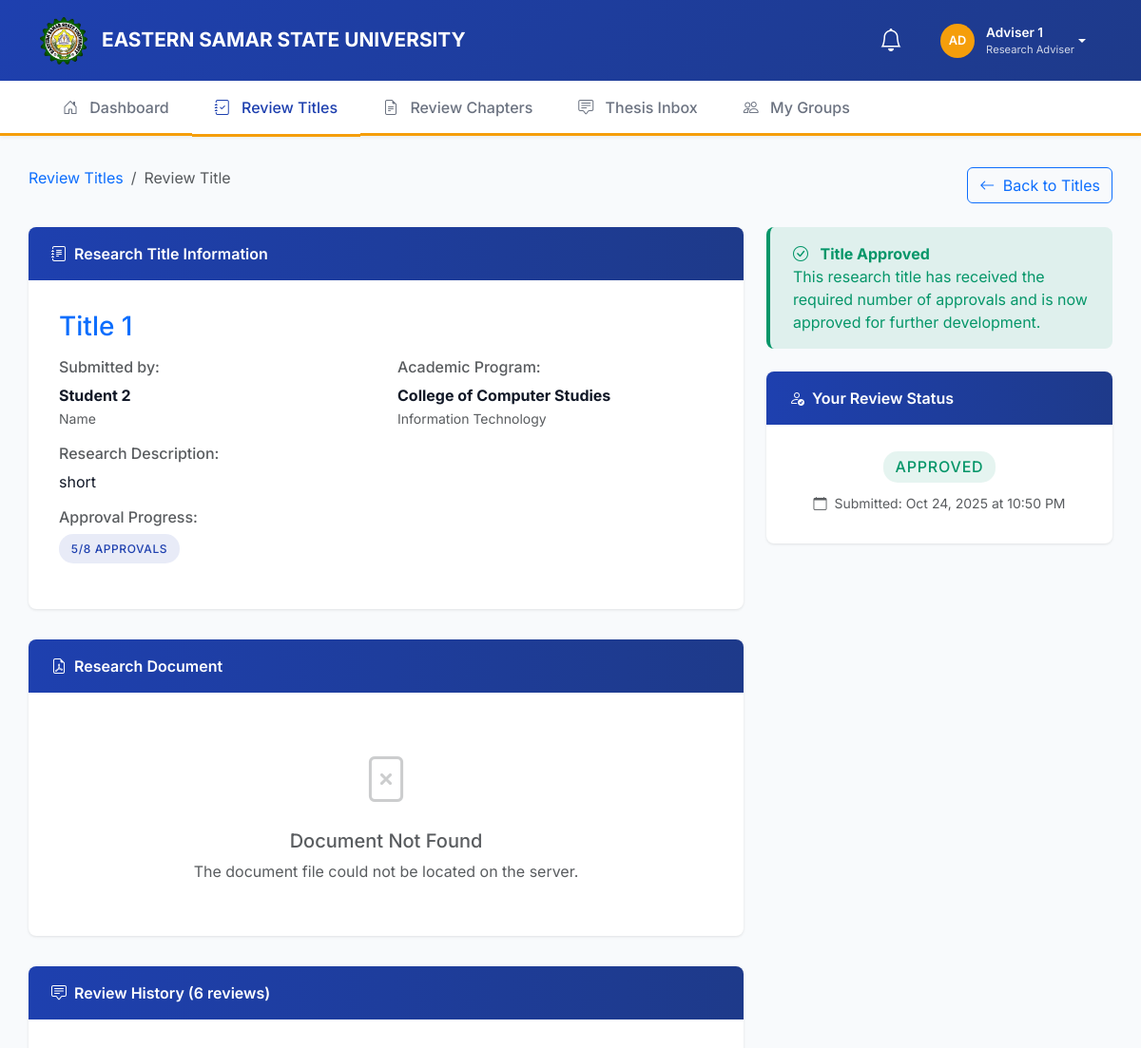
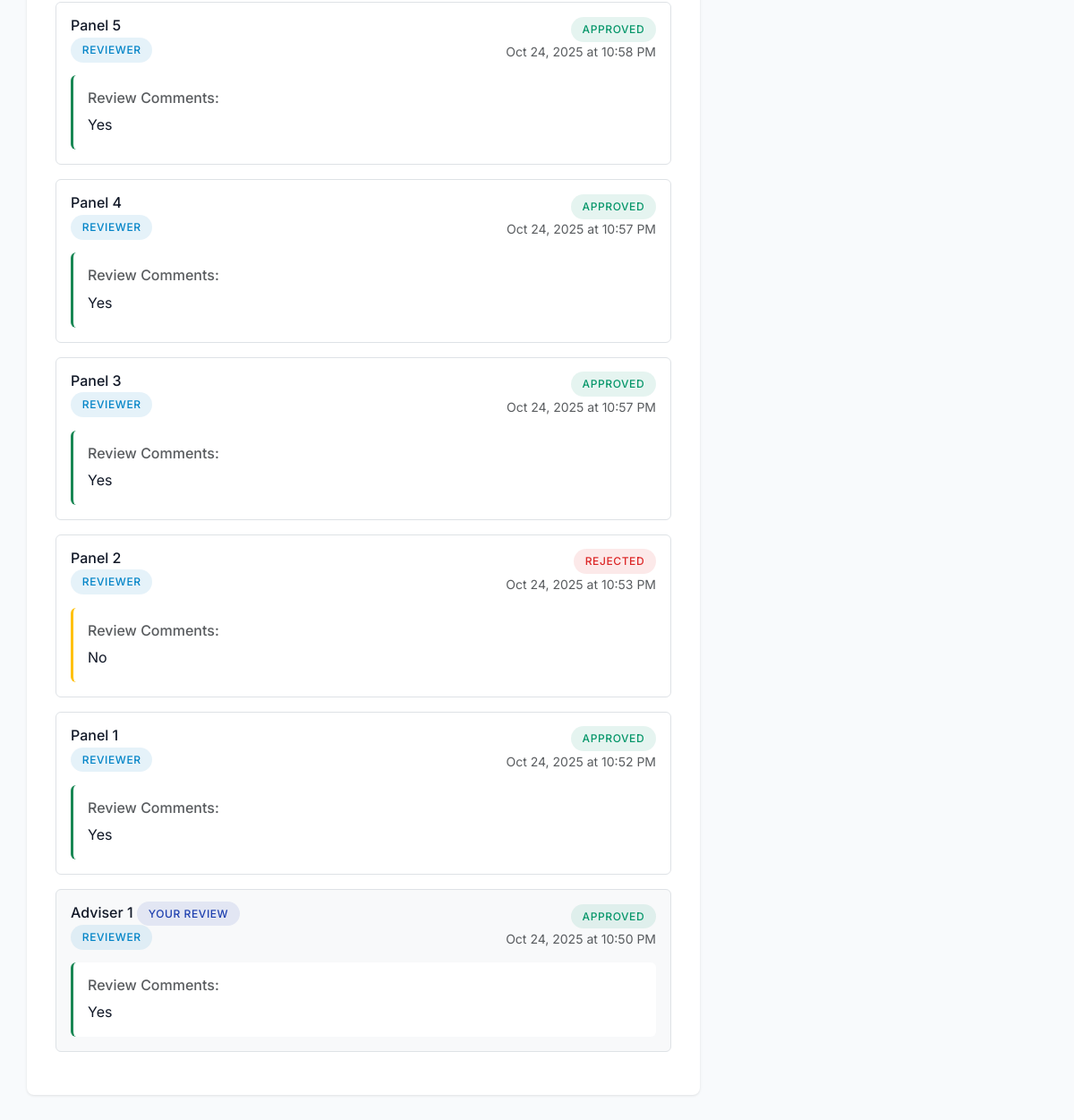
The page /panel/review_title.php?id=27 (signed in) on the database its author committed (2 pictures, top to bottom).
### tables this page shows
CREATE TABLE `submissions` (
  `submission_id` int(11) NOT NULL,
  `group_id` int(11) NOT NULL,
  `submission_type` enum('title','chapter') NOT NULL,
  `title` varchar(200) NOT NULL,
  `description` text DEFAULT NULL,
  `chapter_number` int(11) DEFAULT NULL,
  `document_path` varchar(255) DEFAULT NULL,
  `status` enum('pending','approved','rejected') DEFAULT 'pending',
  `submission_date` timestamp NOT NULL DEFAULT current_timestamp(),
  `created_at` timestamp NOT NULL DEFAULT current_timestamp(),
  `approval_date` datetime DEFAULT NULL,
  `revision_number` int(11) DEFAULT 1,
  `parent_submission_id` int(11) DEFAULT NULL,
  `required_approvals` int(11) DEFAULT 3
);

CREATE TABLE `research_groups` (
  `group_id` int(11) NOT NULL,
  `group_name` varchar(80) NOT NULL,
  `lead_student_id` int(11) DEFAULT NULL,
  `adviser_id` int(11) DEFAULT NULL,
  `college` varchar(80) NOT NULL,
  `program` varchar(50) NOT NULL,
  `year_level` varchar(15) NOT NULL,
  `created_at` timestamp NOT NULL DEFAULT current_timestamp()
);

CREATE TABLE `reviews` (
  `review_id` int(11) NOT NULL,
  `submission_id` int(11) NOT NULL,
  `reviewer_id` int(11) NOT NULL,
  `comments` text DEFAULT NULL,
  `decision` enum('approve','reject','needs_revision') NOT NULL,
  `review_date` timestamp NOT NULL DEFAULT current_timestamp(),
  `created_at` timestamp NOT NULL DEFAULT current_timestamp(),
  `review_type` enum('title','chapter') NOT NULL DEFAULT 'title'
);

### panel/review_title.php (the view, shortened to what the rows shown need)
<?php
require_once '../config/database.php';
require_once '../includes/submission_functions.php';
$user_id = $_SESSION['user_id'];
$submission_id = isset($_GET['id']) ? intval($_GET['id']) : 0;
try {
    $submission = get_submission_by_id($conn, $submission_id);
    $stmt = $conn->prepare("SELECT adviser_id FROM research_groups WHERE group_id = ?");
    $stmt->execute([$submission['group_id']]);
    $group_info = $stmt->fetch(PDO::FETCH_ASSOC);
    $submission['adviser_id'] = $group_info ? $group_info['adviser_id'] : null;
} catch (Exception $e) {
    header("Location: review_titles.php?error=database_error");
    exit();
}
$user_review = null;
$approvals = 0;
$reviews = [];
try {
    $stmt = $conn->prepare("SELECT * FROM reviews WHERE submission_id = ? AND reviewer_id = ?");
    $stmt->execute([$submission_id, $user_id]);
    $user_review = $stmt->fetch(PDO::FETCH_ASSOC);
    $stmt = $conn->prepare("SELECT COUNT(*) as count FROM reviews WHERE submission_id = ? AND decision = 'approve'");
    $stmt->execute([$submission_id]);
    $result = $stmt->fetch(PDO::FETCH_ASSOC);
    $approvals = $result ? intval($result['count']) : 0;
    $reviews = get_submission_reviews($conn, $submission_id);
} catch (Exception $e) {
    $user_review = null;
    $approvals = 0;
    $reviews = [];
}
?>
<!DOCTYPE html>
<html lang="en">
<head>
    <link href="https://cdn.jsdelivr.net/npm/bootstrap@5.3.0/dist/css/bootstrap.min.css" rel="stylesheet">
    <link rel="stylesheet" href="https://cdn.jsdelivr.net/npm/bootstrap-icons@1.11.0/font/bootstrap-icons.css">
</head>
<body>
    <div class="container main-content">
        <div class="row g-4">
            <div class="col-lg-8">
                <div class="academic-card">
                    <div class="card-body-academic">
                        <h3 class="text-primary mb-3"><?php echo htmlspecialchars($submission['title']); ?></h3>
                        <div class="row mb-3">
                            <div class="col-md-6">
                                <h6 class="text-muted mb-2">Submitted by:</h6>
                                <p class="mb-0"><strong><?php echo htmlspecialchars($submission['submitter_name']); ?></strong></p>
                                <small class="text-muted"><?php echo htmlspecialchars($submission['group_name']); ?></small>
                            </div>
                            <div class="col-md-6">
                                <h6 class="text-muted mb-2">Academic Program:</h6>
                                <p class="mb-0"><strong><?php echo htmlspecialchars($submission['college']); ?></strong></p>
                                <small class="text-muted"><?php echo htmlspecialchars($submission['program']); ?></small>
                            </div>
                        </div>
                        <?php if ($submission['description']): ?>
                        <div class="mb-3">
                            <h6 class="text-muted mb-2">Research Description:</h6>
                            <p class="text-justify"><?php echo nl2br(htmlspecialchars($submission['description'])); ?></p>
                        </div>
                        <?php endif; ?>
                        <div class="mb-3">
                            <h6 class="text-muted mb-2">Approval Progress:</h6>
                            <div class="d-flex align-items-center">
                                <span class="academic-badge <?php echo ($approvals >= ($submission['required_approvals'] ?? 3)) ? 'success' : 'primary'; ?>">
                                    <?php echo $approvals; ?>/<?php echo $submission['required_approvals'] ?? 3; ?> Approvals
                                </span>
                            </div>
                        </div>
                    </div>
                </div>
                <div class="academic-card">
                    <div class="card-body-academic">
                        <?php if (count($reviews) > 0): ?>
                            <?php foreach ($reviews as $review): ?>
                                <div class="border rounded p-3 mb-3 <?php echo $review['reviewer_id'] == $user_id ? 'bg-light' : ''; ?>">
                                    <div class="d-flex justify-content-between align-items-start mb-3">
                                        <div>
                                            <h6 class="mb-1">
                                                <?php echo htmlspecialchars($review['reviewer_name']); ?>
                                                <?php if ($review['reviewer_id'] == $user_id): ?>
                                                    <span class="academic-badge primary">Your Review</span>
                                                <?php endif; ?>
                                            </h6>
                                            <span class="academic-badge info">
                                                Reviewer
                                            </span>
                                        </div>
                                        <div class="text-end">
                                            <span class="academic-badge <?php echo $review['decision'] == 'approve' ? 'success' : 'danger'; ?>">
                                                <?php echo $review['decision'] == 'approve' ? 'Approved' : 'Rejected'; ?>
                                            </span>
                                            <div class="small text-muted mt-1">
                                                <?php echo date('M d, Y \a\t h:i A', strtotime($review['review_date'])); ?>
                                            </div>
                                        </div>
                                    </div>
                                    <div class="bg-white p-3 rounded border-start border-3 border-<?php echo $review['decision'] == 'approve' ? 'success' : 'warning'; ?>">
                                        <h6 class="text-muted mb-2">Review Comments:</h6>
                                        <p class="mb-0 text-justify"><?php echo nl2br(htmlspecialchars($review['comments'])); ?></p>
                                    </div>
                                </div>
                            <?php endforeach; ?>
                        <?php endif; ?>
                    </div>
                </div>
            </div>
            <div class="col-lg-4">
                <?php if ($user_review): ?>
                <div class="academic-card">
                    <div class="card-header-academic">
                        <i class="bi bi-person-check me-2"></i>Your Review Status
                    </div>
                    <div class="card-body-academic text-center">
                        <div class="mb-3">
                            <span class="academic-badge <?php echo $user_review['decision'] == 'approve' ? 'success' : 'warning'; ?> fs-6">
                                <?php echo $user_review['decision'] == 'approve' ? 'Approved' : 'Rejected'; ?>
                            </span>
                        </div>
                        <div class="small text-muted">
                            <i class="bi bi-calendar me-1"></i>
                            Submitted: <?php echo date('M d, Y \a\t h:i A', strtotime($user_review['review_date'])); ?>
                        </div>
                    </div>
                </div>
                <?php endif; ?>
            </div>
        </div>
    </div>
</body>
</html>

### rows shown on the page
submissions: title "Title 1", group.group_name "Name", group.college "College of Computer Studies", group.program "Information Technology", description "short", required_approvals "8"
reviews: reviewer_name "Panel 5", decision "APPROVED", review_date "Oct 24, 2025 at 10:58 PM", comments "Yes"
reviews: reviewer_name "Panel 4", decision "APPROVED", review_date "Oct 24, 2025 at 10:57 PM", comments "Yes"
reviews: reviewer_name "Panel 3", decision "APPROVED", review_date "Oct 24, 2025 at 10:57 PM", comments "Yes"
reviews: reviewer_name "Panel 2", decision "REJECTED", review_date "Oct 24, 2025 at 10:53 PM", comments "No"
reviews: reviewer_name "Panel 1", decision "APPROVED", review_date "Oct 24, 2025 at 10:52 PM", comments "Yes"
reviews: reviewer_name "Adviser 1", shows "YOUR REVIEW", decision "APPROVED", review_date "Oct 24, 2025 at 10:50 PM", comments "Yes"

### other values the page prints
substr($_SESSION['full_name'], 0, 2) "AD"
$_SESSION['full_name'] "Adviser 1"
$submission['submitter_name'] "Student 2"
$approvals "5"
count($reviews) "6"
